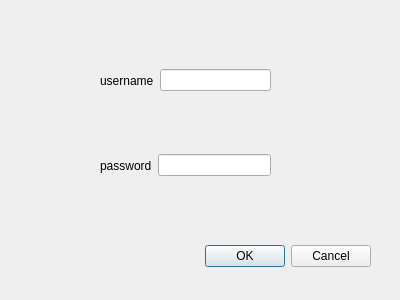
<?xml version="1.0" encoding="UTF-8"?>
<ui version="4.0">
 <class>Dialog</class>
 <widget class="QDialog" name="Dialog">
  <property name="geometry">
   <rect>
    <x>0</x>
    <y>0</y>
    <width>400</width>
    <height>300</height>
   </rect>
  </property>
  <property name="windowTitle">
   <string>Login Form</string>
  </property>
  <widget class="QDialogButtonBox" name="buttonBox">
   <property name="geometry">
    <rect>
     <x>30</x>
     <y>240</y>
     <width>341</width>
     <height>32</height>
    </rect>
   </property>
   <property name="orientation">
    <enum>Qt::Horizontal</enum>
   </property>
   <property name="standardButtons">
    <set>QDialogButtonBox::Cancel|QDialogButtonBox::Ok</set>
   </property>
  </widget>
  <widget class="QWidget" name="horizontalLayoutWidget">
   <property name="geometry">
    <rect>
     <x>100</x>
     <y>50</y>
     <width>171</width>
     <height>61</height>
    </rect>
   </property>
   <layout class="QHBoxLayout" name="horizontalLayout">
    <item>
     <widget class="QLabel" name="label">
      <property name="text">
       <string>username</string>
      </property>
     </widget>
    </item>
    <item>
     <widget class="QLineEdit" name="lineEdit"/>
    </item>
   </layout>
  </widget>
  <widget class="QWidget" name="horizontalLayoutWidget_2">
   <property name="geometry">
    <rect>
     <x>100</x>
     <y>130</y>
     <width>171</width>
     <height>71</height>
    </rect>
   </property>
   <layout class="QHBoxLayout" name="horizontalLayout_2">
    <item>
     <widget class="QLabel" name="label_2">
      <property name="text">
       <string>password</string>
      </property>
     </widget>
    </item>
    <item>
     <widget class="QLineEdit" name="lineEdit_2"/>
    </item>
   </layout>
  </widget>
 </widget>
 <resources/>
 <connections>
  <connection>
   <sender>buttonBox</sender>
   <signal>accepted()</signal>
   <receiver>Dialog</receiver>
   <slot>accept()</slot>
   <hints>
    <hint type="sourcelabel">
     <x>248</x>
     <y>254</y>
    </hint>
    <hint type="destinationlabel">
     <x>157</x>
     <y>274</y>
    </hint>
   </hints>
  </connection>
  <connection>
   <sender>buttonBox</sender>
   <signal>rejected()</signal>
   <receiver>Dialog</receiver>
   <slot>reject()</slot>
   <hints>
    <hint type="sourcelabel">
     <x>316</x>
     <y>260</y>
    </hint>
    <hint type="destinationlabel">
     <x>286</x>
     <y>274</y>
    </hint>
   </hints>
  </connection>
 </connections>
</ui>
